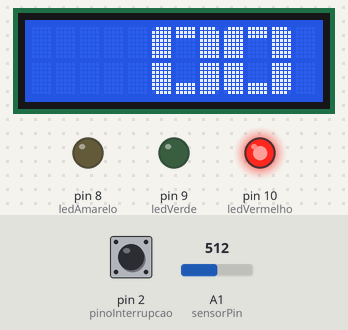
Bench run of a sketch on a simulated Arduino Uno, built with avr-gcc and run on an emulated ATmega328P. Shown: 12×2 character LCD, output pins drawn as LEDs (lit = HIGH). The inputs (shaded band) are chosen by the test bench; at power-on: pin 2 (pinoInterrupcao) HIGH, A1 (sensorPin) = 512. What the sketch prints to the serial monitor is not drawn.

Above: at 4.3 s.
4.4 s: pin 2 (pinoInterrupcao) pulled LOW for 1.25 s
At 6.3 s:
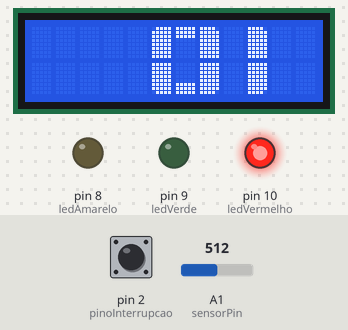
9.7 s: A1 (sensorPin) set to 498
At 11.4 s:
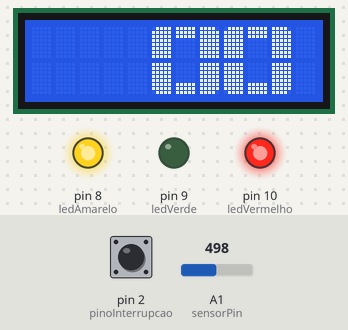
11.7 s: A1 (sensorPin) set to 511
At 13.0 s:
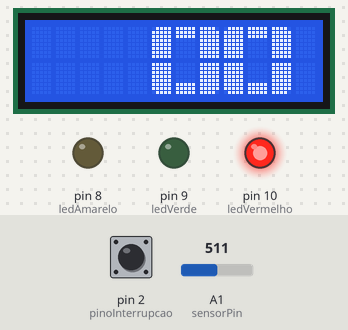
13.8 s: pin 2 (pinoInterrupcao) pulsed LOW 2 times (0.12 s each, 0.3 s apart)
At 15.4 s:
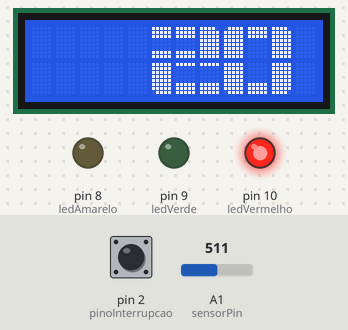
18.6 s: pin 2 (pinoInterrupcao) pulled LOW for 3.2 s
At 20.1 s:
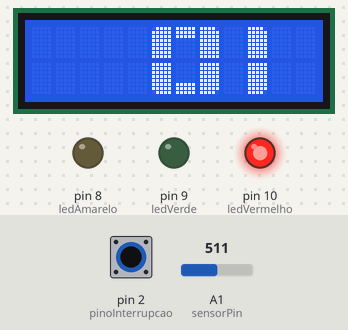
Timing chart, 0 to 21.6 s (numbered marks = the images above; inputs shaded):
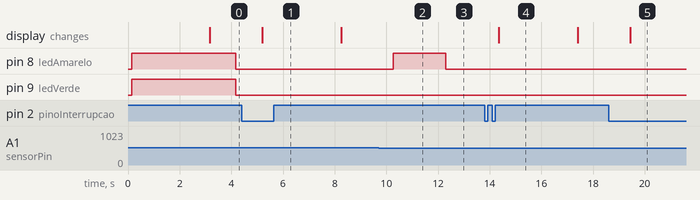

The sketch:

sketch_velocimetro.ino
```cpp
//YWROBOT
//Compatible with the Arduino IDE 1.0
//Library version:1.1
#include <Wire.h>
#include <LiquidCrystal_I2C.h>

#if defined(ARDUINO) && ARDUINO >= 100
#define printByte(args)  write(args);
#else
#define printByte(args)  print(args,BYTE);
#endif

int cursor=5;//posição do cursor
int x=cursor;
//variaves velocimetro
float velo = 0;
long int time = 0;
const int pinoInterrupcao = 2;

// Variáveis Sensor Hall
const int ledVerde = 9;
const int ledAmarelo = 8;
const int ledVermelho = 10;
const int sensorPin = A1; // Pino de entrada analógica
const int baixoLimite = 510; // Limite inferior para o nível baixo
const int medioLimite = 495; // Limite inferior para o nível médio
int valorLido = 0;

uint8_t LT[8]  = {0xF, 0x1F, 0x1F, 0x1F, 0x1F, 0x1F, 0x1F, 0x1F};
uint8_t UB[8]  = {0x1F, 0x1F, 0x1F, 0x0, 0x0, 0x0, 0x0, 0x0};
uint8_t RT[8] = { 0x1E, 0x1F, 0x1F, 0x1F, 0x1F, 0x1F, 0x1F, 0x1F};
uint8_t LL[8] = {0x1F, 0x1F, 0x1F, 0x1F, 0x1F, 0x1F, 0x1F, 0xF};
uint8_t LB[8]  = {0x0, 0x0, 0x0, 0x0, 0x0, 0x1F, 0x1F, 0x1F};
uint8_t LR[8] = {0x1F, 0x1F, 0x1F, 0x1F, 0x1F, 0x1F, 0x1F, 0x1E};
uint8_t UMB[8] = {0x1F, 0x1F, 0x1F, 0x0, 0x0, 0x0, 0x1F, 0x1F};
uint8_t LMB[8] = {0x1F, 0x0, 0x0, 0x0, 0x0, 0x1F, 0x1F, 0x1F};

LiquidCrystal_I2C lcd(0x27,12,2);  // set the LCD address to 0x27 for a 16 chars and 2 line display


void n0()//Seleciona os segmentos para formar o numero 0
{
  lcd.setCursor(x, 0); //Seleciona a linha superior
  lcd.printByte((byte)0);  //Segmento 0 selecionado
  lcd.printByte(1);  //Segmento 1 selecionado
  lcd.printByte(2);
  lcd.setCursor(x, 1); //Seleciona a linha inferior
  lcd.printByte(3);
  lcd.printByte(4);
  lcd.printByte(5);
}
void n1() //Seleciona os segmentos para formar o numero 1
{
  lcd.setCursor(x+1,0);
  lcd.printByte(2);
  lcd.setCursor(x+1,1);
  lcd.printByte(5);
}
void n2() //Seleciona os segmentos para formar o numero 2
{
  lcd.setCursor(x,0);
  lcd.printByte(6);
  lcd.printByte(6);
  lcd.printByte(2);
  lcd.setCursor(x, 1);
  lcd.printByte(3);
  lcd.printByte(7);
  lcd.printByte(7);
}
void n3()  //Seleciona os segmentos para formar o numero 3
{
  lcd.setCursor(x,0);
  lcd.printByte(6);
  lcd.printByte(6);
  lcd.printByte(2);
  lcd.setCursor(x, 1);
  lcd.printByte(7);
  lcd.printByte(7);
  lcd.printByte(5);
}
void n4()  //Seleciona os segmentos para formar o numero 4
{
  lcd.setCursor(x,0);
  lcd.printByte(3);
  lcd.printByte(4);
  lcd.printByte(2);
  lcd.setCursor(x+2, 1);
  lcd.printByte(5);
}
void n5()  //Seleciona os segmentos para formar o numero 5
{
  lcd.setCursor(x,0);
  lcd.printByte((byte)0);
  lcd.printByte(6);
  lcd.printByte(6);
  lcd.setCursor(x, 1);
  lcd.printByte(7);
  lcd.printByte(7);
  lcd.printByte(5);
}
void n6()  //Seleciona os segmentos para formar o numero 6
{
  lcd.setCursor(x,0);
  lcd.printByte((byte)0);
  lcd.printByte(6);
  lcd.printByte(6);
  lcd.setCursor(x, 1);
  lcd.printByte(3);
  lcd.printByte(7);
  lcd.printByte(5);
}
void n7() //Seleciona os segmentos para formar o numero 7
{
  lcd.setCursor(x,0);
  lcd.printByte(1);
  lcd.printByte(1);
  lcd.printByte(2);
  lcd.setCursor(x+2,1);
  lcd.printByte(5);
}
void n8()  //Seleciona os segmentos para formar o numero 8
{
  lcd.setCursor(x,0);
  lcd.printByte((byte)0);
  lcd.printByte((byte)6);
  lcd.printByte(2);
  lcd.setCursor(x, 1);
  lcd.printByte(3);
  lcd.printByte(7);
  lcd.printByte(5);
}
void n9()  //Seleciona os segmentos para formar o numero 9
{
  lcd.setCursor(x,0);
  lcd.printByte((byte)0);
  lcd.printByte((byte)6);
  lcd.printByte((byte)2);
  lcd.setCursor(x+2, 1);
  lcd.printByte((byte)5);
}
void mostraNumero(int numero) //Mostra o numero na posicao definida por "X"
{
  lcd.clear();
  int n=numero/10;
  for(int i=0;i<2;i++){
  switch(n)
    {
      case 0:n0();
      break;
      case 1:n1();
      break;
      case 2:n2();
      break;
      case 3:n3();
      break;
      case 4:n4();
      break;
      case 5:n5();
      break;
      case 6:n6();
      break;
      case 7:n7();
      break;
      case 8:n8();
      break;
      case 9:n9();
      break;
    }
    x=cursor+3;//posição do cursor n1
    n=numero%10;
  }
  x=cursor;//posição do cursor n0
}

//função acelerometro
void velocidade() {
  velo = 1.7278 / (millis() - time); // velocidade em m/ms
    velo = velo * 3600;
    time = millis();
}


void setup()
{
  // Setup Sensor hall
  pinMode(ledVerde, OUTPUT);
  pinMode(ledAmarelo, OUTPUT);
  pinMode(ledVermelho, OUTPUT);

  //setup lcd
  lcd.init();                      // initialize the lcd
  lcd.backlight();

  //Associa cada segmento criado, a um número
  lcd.createChar(0, LT);
  lcd.createChar(1, UB);
  lcd.createChar(2, RT);
  lcd.createChar(3, LL);
  lcd.createChar(4, LB);
  lcd.createChar(5, LR);
  lcd.createChar(6, UMB);
  lcd.createChar(7, LMB);
  lcd.home();

  lcd.print("iniciando...");
  lcd.setCursor(0, 1);
  lcd.print("Boa sorte!");
  digitalWrite(ledVerde, HIGH);
  digitalWrite(ledAmarelo, HIGH);
  digitalWrite(ledVermelho, HIGH);
  delay(3000);
  lcd.clear();


  //setup velocimetro
  Serial.begin(9600);
  pinMode(pinoInterrupcao, INPUT_PULLUP);
  attachInterrupt(digitalPinToInterrupt(pinoInterrupcao), velocidade, FALLING);

}

int contador = 0;
void loop()
{

  if (millis() - time > 3000) {
    velo = 0;
  }
  Serial.println(velo);
  mostraNumero(velo);
  Serial.println(digitalRead(pinoInterrupcao));
  delay(1000);

  // Código Sensor hall
  valorLido = analogRead(sensorPin); // Lê o valor analógico

  if (valorLido > baixoLimite) {
    digitalWrite(ledVerde, LOW);
    digitalWrite(ledAmarelo, LOW);
    digitalWrite(ledVermelho, HIGH);
    Serial.println("Nível Baixo: " + String(valorLido));
  }
  else if (valorLido > medioLimite) {
    digitalWrite(ledVerde, LOW);
    digitalWrite(ledAmarelo, HIGH);
    digitalWrite(ledVermelho, HIGH);
    Serial.println("Nível Médio: " + String(valorLido));
  }
  else {
    digitalWrite(ledVerde, HIGH);
    digitalWrite(ledAmarelo, HIGH);
    digitalWrite(ledVermelho, HIGH);
    Serial.println("Nível Alto: " + String(valorLido));
  }
}
```

Measured:
- the behaviour switches between 511 and 510 on A1 (sensorPin) (found by bisection; images 1 and 2)
- after the input at 4.4 s, the display: changes after 0.80 s (image 1)
- after the input at 9.7 s, pin 8 (ledAmarelo): LOW → HIGH after 0.57 s
- after the input at 11.7 s, pin 8 (ledAmarelo): HIGH → LOW after 0.60 s
- after the input at 13.8 s, the display: changes after 0.56 s (image 4)
- after the input at 18.6 s, the display: changes after 0.85 s (image 5)
- what the display in image 4 shows lasts 3.0 s, from 14.4 s to 17.4 s
